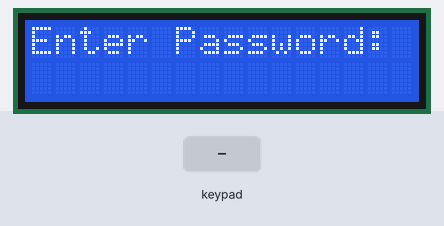
Recording of a sketch running on a simulated Arduino Uno, built with avr-gcc and run on an emulated ATmega328P. Parts: 16×2 character LCD. Inputs (shaded band) come from the test bench.

Above: at 1.2 s.
1.3 s: keypad keys 1 2 3 4 # pressed 0.4 s apart
At 4.3 s:
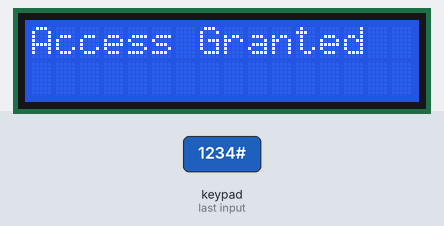
6.3 s: key 'A' pressed
At 7.3 s:
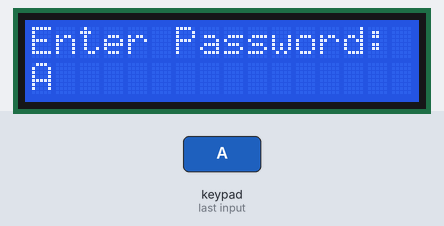
7.8 s: key 'B' pressed
At 8.7 s:
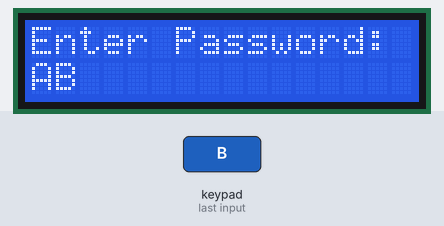
9.3 s: keypad keys 9 1 0 1 1 1 2 # pressed 0.4 s apart
At 13.5 s:
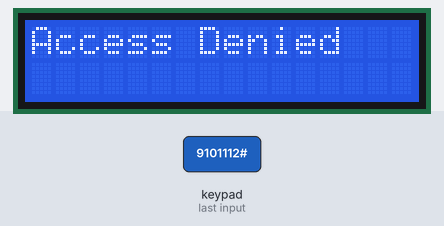
15.5 s: key 'C' pressed
At 16.7 s:
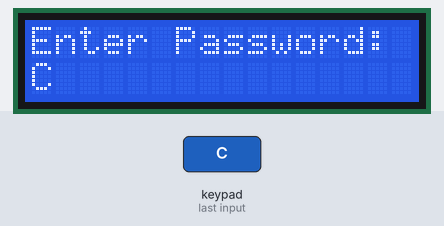
17.0 s: key 'D' pressed
At 17.9 s:
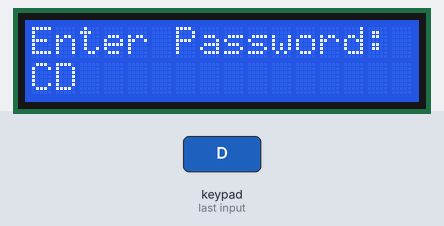
Timing chart, 0 to 19.5 s (numbered marks = the images above; inputs shaded):
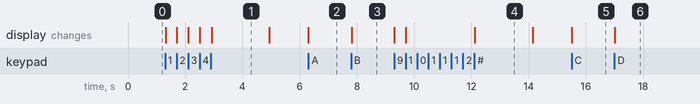

The sketch:

sketch.ino
```cpp
#include <Keypad.h>
#include <Wire.h>
#include <LiquidCrystal_I2C.h>

const byte ROWS = 4; // Four rows
const byte COLS = 4; // Four columns
char keys[ROWS][COLS] = {
  {'1', '2', '3', 'A'},
  {'4', '5', '6', 'B'},
  {'7', '8', '9', 'C'},
  {'*', '0', '#', 'D'}
};
byte rowPins[ROWS] = {9, 10, 11, 12}; // Connect to the row pinouts of the keypad
byte colPins[COLS] = {5, 6, 7, 8}; // Connect to the column pinouts of the keypad

Keypad keypad = Keypad(makeKeymap(keys), rowPins, colPins, ROWS, COLS);
LiquidCrystal_I2C lcd(0x27, 16, 2); // Set the LCD address to 0x27 for a 16 chars and 2 line display

String passcode = "1234";
String inputCode = "";
int attemptCounter = 0;
const int maxAttempts = 3;

void setup() {
  lcd.begin(16, 2);
  lcd.clear();
  lcd.setCursor(0, 0);
  lcd.print("Enter Password:");
}

void loop() {
  char key = keypad.getKey();

  if (key) {
    if (key == '#') { // Check if the key is the confirmation key
      if (inputCode == passcode) {
        lcd.clear();
        lcd.setCursor(0, 0);
        lcd.print("Access Granted");
        delay(2000);
        attemptCounter = 0; // Reset attempt counter on success
        inputCode = "";
        lcd.clear();
        lcd.setCursor(0, 0);
        lcd.print("Enter Password:");
      } else {
        attemptCounter++;
        lcd.clear();
        lcd.setCursor(0, 0);
        lcd.print("Access Denied");
        delay(2000);
        if (attemptCounter >= maxAttempts) {
          lcd.clear();
          lcd.setCursor(0, 0);
          lcd.print("Locked Out");
          while (1); // Lockout (infinite loop)
        }
        inputCode = "";
        lcd.clear();
        lcd.setCursor(0, 0);
        lcd.print("Enter Password:");
      }
    } else if (key == '*') { // Clear input with '*'
      inputCode = "";
      lcd.setCursor(0, 1);
      lcd.print("                "); // Clear the second line
    } else {
      if (inputCode.length() < 4) {
        inputCode += key;
        lcd.setCursor(inputCode.length() - 1, 1);
        lcd.print(key);
      }
    }
  }
}
```

Measured:
- after the input at 1.3 s, the display: first changes at once (image 1 shows a later state)
- after the input at 6.3 s, the display: changes at once (image 2)
- after the input at 7.8 s, the display: changes at once (image 3)
- after the input at 9.3 s, the display: first changes at once (image 4 shows a later state)
- after the input at 15.5 s, the display: changes at once (image 5)
- after the input at 17.0 s, the display: changes at once (image 6)
- what the display in image 1 shows lasts 2.0 s, from 2.9 s to 4.9 s
